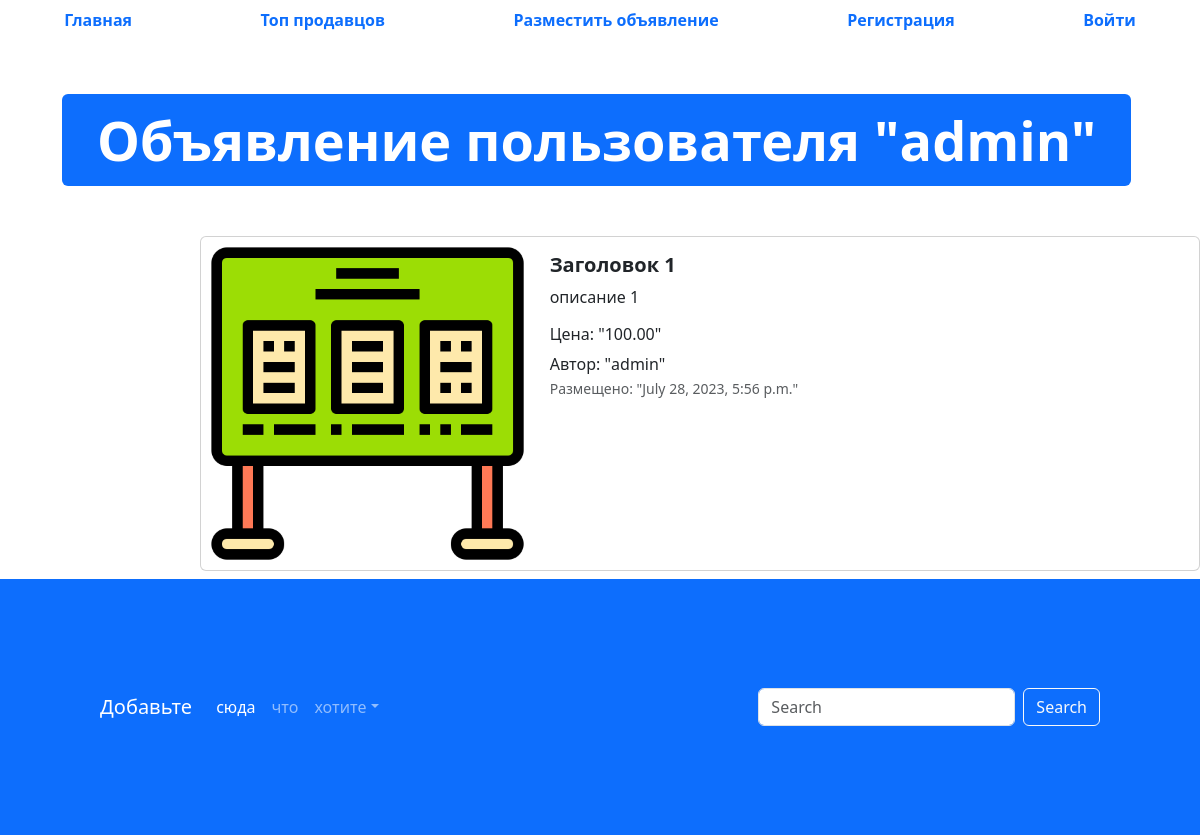
The app's page /advertisement/1 with its own data.
### app_advertisements/models.py (models this page shows, shortened)
class Advertisement(models.Model):
    title = models.CharField('заголовок', max_length = 128)
    description = models.TextField('описание')
    price = models.DecimalField('цена', max_digits = 10, decimal_places = 2)
    auction = models.BooleanField('торг', help_text = 'возможность торга')
    created_at = models.DateTimeField(auto_now_add = True)
    updated_at = models.DateTimeField(auto_now = True)
    user = models.ForeignKey(User, verbose_name = 'пользователь', on_delete = models.CASCADE)
    image = models.ImageField('изображение', upload_to = 'advertisements/')
    class Meta:
        db_table = "advertisements"

### app_advertisements/views.py (the view)
# urls.py: path('advertisement/<int:pk>', advertisement_detail, name = 'adv-detail')
def advertisement_detail(request, pk):
    advertisement = Advertisement.objects.get(id = pk)
    context = {
        'advertisement': advertisement
    }
    return render(request, 'app_advertisements/advertisement.html', context)

### templates/app_advertisements/advertisement.html (shortened to what this page needs)
{% extends 'base.html' %}
{% load static %}
{% block content %}
  <div class="container" style="margin: 50px;">
    <div class="display-2">
      <span class="badge bg-primary">Объявление пользователя "{{advertisement.user}}"</span>
    </div>
  </div>
  <div class="col offset-2">
    <div class="card mb-2" style="max-width: 1200px; margin-top: 20px;">
      <div class="row g-0">
        <div class="col-md-4">
          <a href="#" class="nav-link">
            <img src="{% if advertisement.image %}{{advertisement.image.url}} {% else %}{% static 'img/adv.png' %} {% endif %}" class="img-fluid rounded-start" alt="Card title">
          </a>
        </div>
        <div class="col">
          <div class="card-body">
            <h5 class="card-title">
              <a href="#" class="nav-link"><strong>{{advertisement.title}}</strong></a>
            </h5>
            <p class="card-text">{{advertisement.description}}</p>
            <h6 class="card-text">Цена: "{{advertisement.price}}"</h6>
            <span>Автор: "{{advertisement.user}}"</span>
            <p class="card-text"><small class="text-muted">Размещено: "{{advertisement.created_at}}"</small></p>
          </div>
        </div>
      </div>
    </div>
  </div>
{% endblock %}

### records on screen
Advertisement: user "admin", title "Заголовок 1", description "описание 1", price "100.00", created_at "July 28, 2023, 5:56 p.m."
